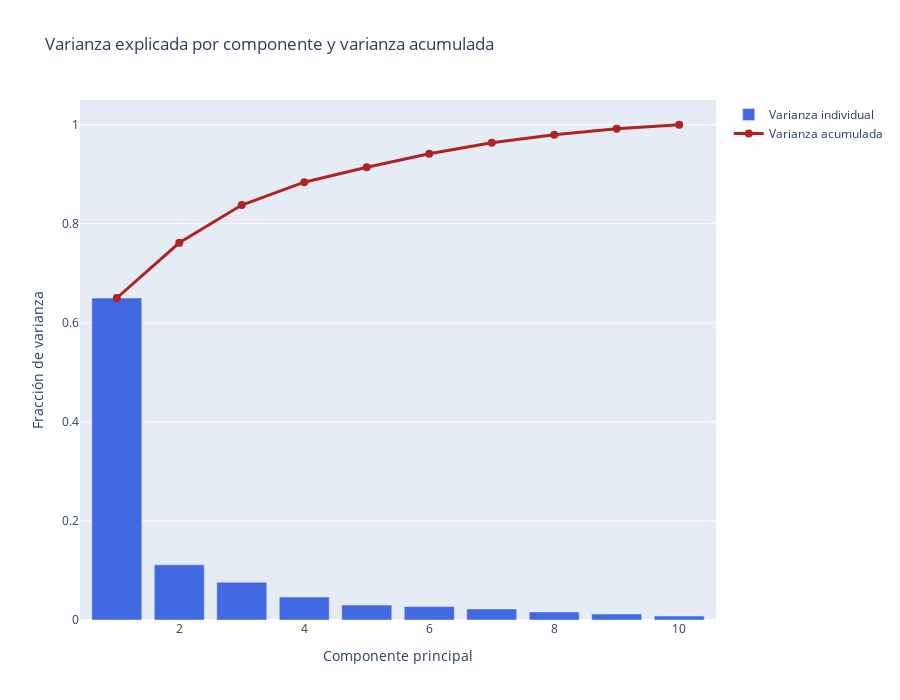

The cell this chart's notebook holds for it:
### Code cell
explained_var = pca.explained_variance_ratio_
cum_var = np.cumsum(explained_var)
components = np.arange(1, len(explained_var)+1)

# Gráfico Plotly
fig_var = go.Figure()

# Varianza explicada por componente
fig_var.add_trace(go.Bar(
    x=components,
    y=explained_var,
    name='Varianza individual',
    marker_color='royalblue'
))

# Varianza acumulada
fig_var.add_trace(go.Scatter(
    x=components,
    y=cum_var,
    name='Varianza acumulada',
    mode='lines+markers',
    line=dict(color='firebrick', width=3),
    marker=dict(size=8)
))

fig_var.update_layout(
    title='Varianza explicada por componente y varianza acumulada',
    xaxis_title='Componente principal',
    yaxis_title='Fracción de varianza',
    yaxis=dict(range=[0,1.05]),
    #legend=dict(x=0.7, y=0.75),
    width=900,
    height=700
)

fig_var.show()

### Figure 1 — Plotly figure (JSON) as saved in the notebook; plotly's stock layout.template omitted (floating-point values rounded to 4 significant figures)
{"data": [{"marker": {"color": "royalblue"}, "name": "Varianza individual", "type": "bar", "x": [1, 2, 3, 4, 5, 6, 7, 8, 9, 10], "y": [0.6502, 0.1114, 0.0762, 0.04624, 0.03029, 0.02716, 0.02228, 0.01623, 0.01207, 0.007937]}, {"line": {"color": "firebrick", "width": 3}, "marker": {"size": 8}, "mode": "lines+markers", "name": "Varianza acumulada", "type": "scatter", "x": [1, 2, 3, 4, 5, 6, 7, 8, 9, 10], "y": [0.6502, 0.7616, 0.8378, 0.884, 0.9143, 0.9415, 0.9638, 0.98, 0.9921, 1.0]}], "layout": {"height": 700, "title": {"text": "Varianza explicada por componente y varianza acumulada"}, "width": 900, "xaxis": {"title": {"text": "Componente principal"}}, "yaxis": {"range": [0, 1.05], "title": {"text": "Fracción de varianza"}}}}
